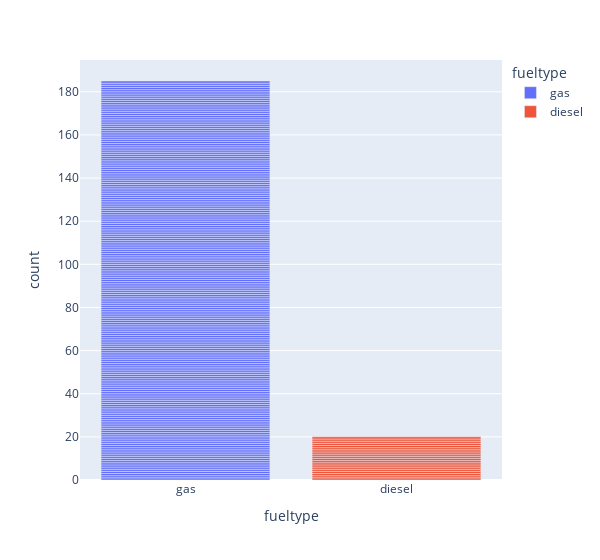

This figure's notebook cell:
### Code cell
px.bar(df, x='fueltype',color='fueltype',width=600)

### Figure 1 — Plotly figure (JSON) as saved in the notebook; plotly's stock layout.template omitted (floating-point values rounded to 4 significant figures; data arrays with more than 128 entries replaced by an {"elided": "..."} marker saying what was removed)
{"data": [{"alignmentgroup": "True", "hovertemplate": "fueltype=%{x}<br>count=%{y}<extra></extra>", "legendgroup": "gas", "marker": {"color": "#636efa", "pattern": {"shape": ""}}, "name": "gas", "offsetgroup": "gas", "orientation": "v", "showlegend": true, "textposition": "auto", "type": "bar", "x": {"elided": "185 str values"}, "xaxis": "x", "y": {"elided": "185 int values"}, "yaxis": "y"}, {"alignmentgroup": "True", "hovertemplate": "fueltype=%{x}<br>count=%{y}<extra></extra>", "legendgroup": "diesel", "marker": {"color": "#EF553B", "pattern": {"shape": ""}}, "name": "diesel", "offsetgroup": "diesel", "orientation": "v", "showlegend": true, "textposition": "auto", "type": "bar", "x": ["diesel", "diesel", "diesel", "diesel", "diesel", "diesel", "diesel", "diesel", "diesel", "diesel", "diesel", "diesel", "diesel", "diesel", "diesel", "diesel", "diesel", "diesel", "diesel", "diesel"], "xaxis": "x", "y": [1, 1, 1, 1, 1, 1, 1, 1, 1, 1, 1, 1, 1, 1, 1, 1, 1, 1, 1, 1], "yaxis": "y"}], "layout": {"barmode": "relative", "legend": {"title": {"text": "fueltype"}, "tracegroupgap": 0}, "margin": {"t": 60}, "width": 600, "xaxis": {"anchor": "y", "categoryarray": ["gas", "diesel"], "categoryorder": "array", "domain": [0, 1], "title": {"text": "fueltype"}}, "yaxis": {"anchor": "x", "domain": [0, 1], "title": {"text": "count"}}}}
